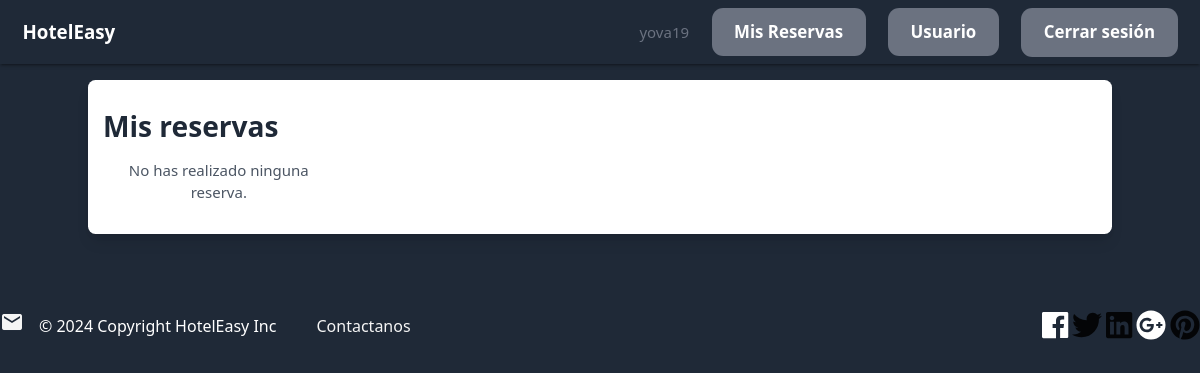
Before: /habitaciones/habitaciones/vista_reservas/ (signed in) with the older database file.
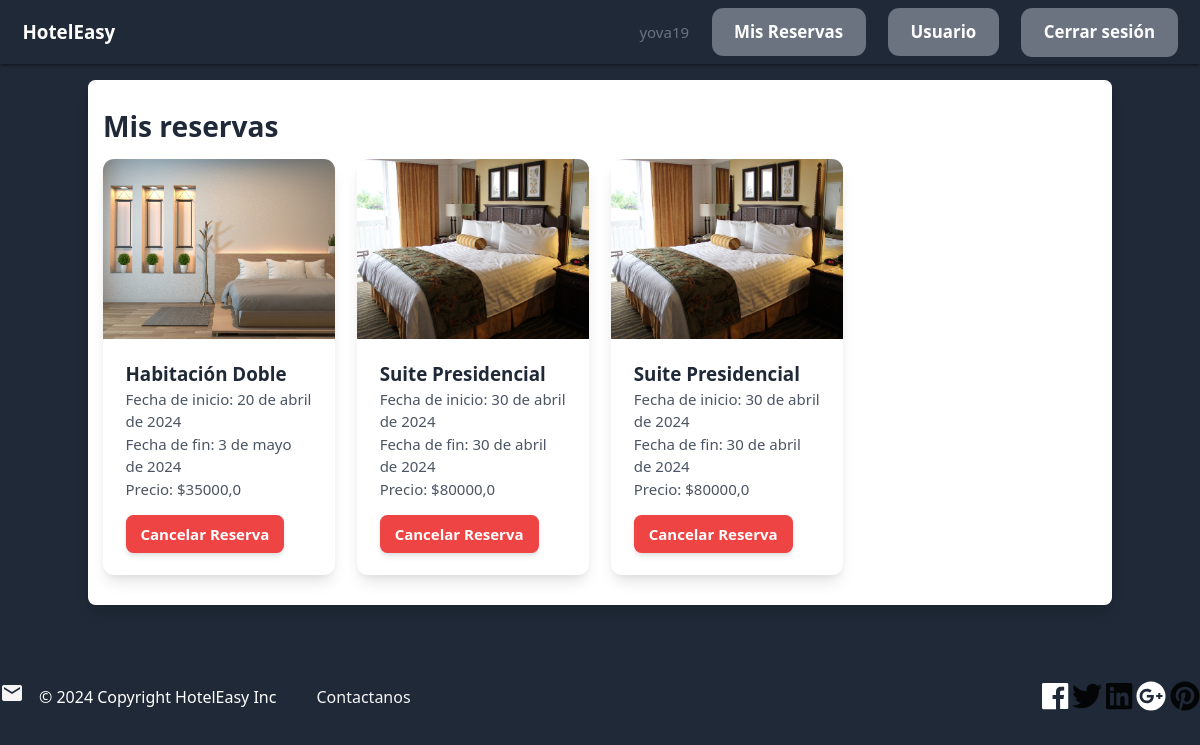
After: the same page with the newer database file.
### habitaciones/models.py (models this page shows, shortened)
class Reserva(models.Model):
    usuario = models.ForeignKey(User, on_delete=models.CASCADE)
    habitacion = models.ForeignKey(Habitacion, on_delete=models.CASCADE)
    fecha_inicio = models.DateField()
    fecha_fin = models.DateField()

class Habitacion(models.Model):
    categoria = models.ForeignKey(Categoria, related_name='habitaciones', on_delete=models.CASCADE)
    nombre = models.CharField(max_length=255)
    descripcion = models.TextField(blank=True, null=True)
    precio = models.FloatField()
    imagen = models.ImageField(upload_to='habitacion_imagenes', blank=True, null=True)
    class Meta:
        ordering = ('nombre',)

### habitaciones/views.py (the view)
# urls.py: path('habitaciones/vista_reservas/', views.vista_reservas, name='vista_reservas'),
@login_required
def vista_reservas(request):
    reservas = Reserva.objects.filter(usuario=request.user)
    return render(request, 'habitaciones/reservas.html', {'reservas': reservas})

### habitaciones/templates/habitaciones/reservas.html (shortened to what this page needs)
{% extends 'core/base.html' %}
{% block content %}
<div class="container bg-white py-8 px-4 rounded-lg shadow-lg">
    <h1 class="text-3xl font-bold text-gray-800 mb-4">Mis reservas</h1>
    <div class="grid grid-cols-1 sm:grid-cols-2 md:grid-cols-3 lg:grid-cols-4 gap-6">
        {% for reserva in reservas %}
        <div class="rounded-xl overflow-hidden bg-white shadow-lg">
            <img src="{{ reserva.habitacion.imagen.url }}" class="w-full h-48 object-cover object-center" alt="{{ reserva.habitacion.nombre }}">
            <div class="p-6">
                <h2 class="text-xl font-semibold text-gray-800">{{ reserva.habitacion.nombre }}</h2>
                <p class="text-gray-600">Fecha de inicio: {{ reserva.fecha_inicio }}</p>
                <p class="text-gray-600">Fecha de fin: {{ reserva.fecha_fin }}</p>
                <p class="text-gray-600">Precio: ${{ reserva.habitacion.precio }}</p>
                <form action="{% url 'habitacion:cancelar_reserva' reserva.id %}" method="post">
                    <button type="submit" class="mt-4 px-4 py-2 bg-red-500 text-white font-semibold rounded-lg shadow-md hover:bg-red-600 focus:outline-none focus:bg-red-600">Cancelar Reserva</button>
                </form>
            </div>
        </div>
        {% empty %}
        <div class="col">
            <p class="text-gray-600 text-center">No has realizado ninguna reserva.</p>
        </div>
        {% endfor %}
    </div>
</div>
{% endblock %}

Changed rows visible on the page:
added Reserva: habitacion.imagen (picture), habitacion.nombre "Habitación Doble", fecha_inicio "20 de abril de 2024", fecha_fin "3 de mayo de 2024", habitacion.precio "35000,0"
added Reserva: habitacion.imagen (picture), habitacion.nombre "Suite Presidencial", fecha_inicio "30 de abril de 2024", fecha_fin "30 de abril de 2024", habitacion.precio "80000,0"
added Reserva: habitacion.imagen (picture), habitacion.nombre "Suite Presidencial", fecha_inicio "30 de abril de 2024", fecha_fin "30 de abril de 2024", habitacion.precio "80000,0"
Other visible differences:
text no longer shown: "No has realizado ninguna reserva."
